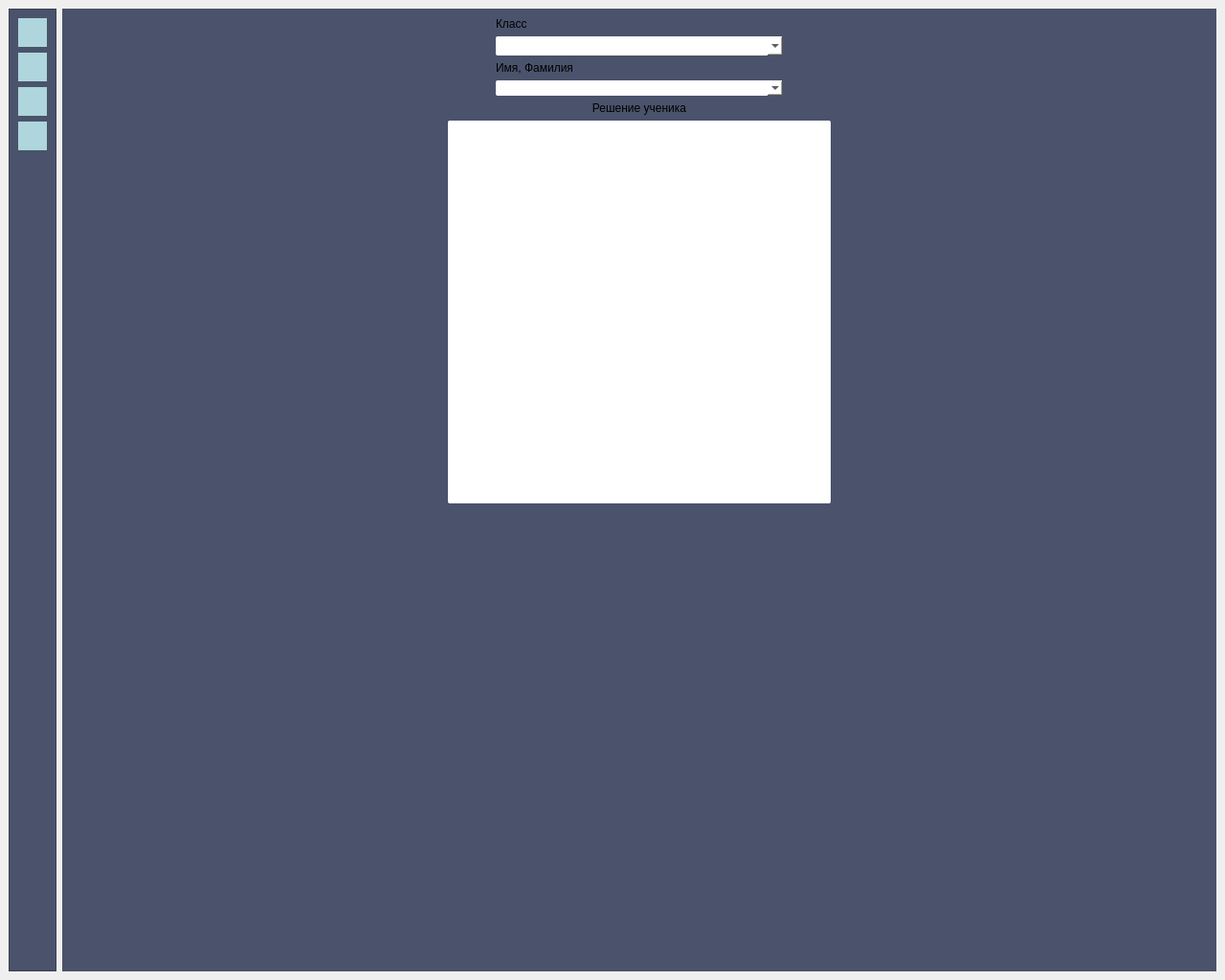
<?xml version="1.0" encoding="UTF-8"?>
<ui version="4.0">
 <class>MainWindow</class>
 <widget class="QMainWindow" name="MainWindow">
  <property name="geometry">
   <rect>
    <x>0</x>
    <y>0</y>
    <width>1280</width>
    <height>1024</height>
   </rect>
  </property>
  <property name="windowTitle">
   <string>MainWindow</string>
  </property>
  <widget class="QWidget" name="centralwidget">
   <layout class="QHBoxLayout" name="horizontalLayout">
    <item>
     <widget class="QFrame" name="frame">
      <property name="minimumSize">
       <size>
        <width>50</width>
        <height>0</height>
       </size>
      </property>
      <property name="maximumSize">
       <size>
        <width>50</width>
        <height>16777215</height>
       </size>
      </property>
      <property name="styleSheet">
       <string notr="true">background-color: #4a536b;</string>
      </property>
      <property name="frameShape">
       <enum>QFrame::StyledPanel</enum>
      </property>
      <property name="frameShadow">
       <enum>QFrame::Raised</enum>
      </property>
      <layout class="QVBoxLayout" name="verticalLayout">
       <item>
        <widget class="QPushButton" name="pushButton">
         <property name="minimumSize">
          <size>
           <width>30</width>
           <height>30</height>
          </size>
         </property>
         <property name="maximumSize">
          <size>
           <width>30</width>
           <height>30</height>
          </size>
         </property>
         <property name="styleSheet">
          <string notr="true">background-color: #aed6dc;
border: 0px;</string>
         </property>
         <property name="text">
          <string/>
         </property>
        </widget>
       </item>
       <item>
        <widget class="QPushButton" name="pushButton_2">
         <property name="minimumSize">
          <size>
           <width>30</width>
           <height>30</height>
          </size>
         </property>
         <property name="maximumSize">
          <size>
           <width>30</width>
           <height>30</height>
          </size>
         </property>
         <property name="styleSheet">
          <string notr="true">background-color: #aed6dc;
border: 0px;</string>
         </property>
         <property name="text">
          <string/>
         </property>
        </widget>
       </item>
       <item>
        <widget class="QPushButton" name="pushButton_3">
         <property name="minimumSize">
          <size>
           <width>30</width>
           <height>30</height>
          </size>
         </property>
         <property name="maximumSize">
          <size>
           <width>30</width>
           <height>30</height>
          </size>
         </property>
         <property name="styleSheet">
          <string notr="true">background-color: #aed6dc;
border: 0px;</string>
         </property>
         <property name="text">
          <string/>
         </property>
        </widget>
       </item>
       <item>
        <widget class="QPushButton" name="pushButton_4">
         <property name="minimumSize">
          <size>
           <width>30</width>
           <height>30</height>
          </size>
         </property>
         <property name="maximumSize">
          <size>
           <width>30</width>
           <height>30</height>
          </size>
         </property>
         <property name="styleSheet">
          <string notr="true">background-color: #aed6dc;
border: 0px;</string>
         </property>
         <property name="text">
          <string/>
         </property>
        </widget>
       </item>
       <item>
        <spacer name="verticalSpacer">
         <property name="orientation">
          <enum>Qt::Vertical</enum>
         </property>
         <property name="sizeHint" stdset="0">
          <size>
           <width>20</width>
           <height>40</height>
          </size>
         </property>
        </spacer>
       </item>
      </layout>
     </widget>
    </item>
    <item>
     <widget class="QFrame" name="gridFrame">
      <property name="styleSheet">
       <string notr="true">background-color: #4a536b;</string>
      </property>
      <layout class="QGridLayout" name="gridLayout">
       <item row="4" column="0">
        <layout class="QGridLayout" name="gridLayout_2">
         <item row="3" column="0">
          <widget class="QComboBox" name="comboBox_2">
           <property name="styleSheet">
            <string notr="true">border: 0px;
background: #fff;
border-radius: 2px;</string>
           </property>
          </widget>
         </item>
         <item row="2" column="0">
          <widget class="QLabel" name="label_2">
           <property name="text">
            <string>Имя, Фамилия</string>
           </property>
          </widget>
         </item>
         <item row="1" column="0">
          <widget class="QComboBox" name="comboBox">
           <property name="minimumSize">
            <size>
             <width>300</width>
             <height>20</height>
            </size>
           </property>
           <property name="maximumSize">
            <size>
             <width>300</width>
             <height>20</height>
            </size>
           </property>
           <property name="styleSheet">
            <string notr="true">border: 0px;
background: #fff;
border-radius: 2px;</string>
           </property>
          </widget>
         </item>
         <item row="0" column="0">
          <widget class="QLabel" name="label">
           <property name="text">
            <string>Класс</string>
           </property>
          </widget>
         </item>
        </layout>
       </item>
       <item row="7" column="0">
        <spacer name="verticalSpacer_2">
         <property name="orientation">
          <enum>Qt::Vertical</enum>
         </property>
         <property name="sizeHint" stdset="0">
          <size>
           <width>20</width>
           <height>40</height>
          </size>
         </property>
        </spacer>
       </item>
       <item row="5" column="0">
        <widget class="QLabel" name="label_3">
         <property name="text">
          <string>&lt;html&gt;&lt;head/&gt;&lt;body&gt;&lt;p align=&quot;center&quot;&gt;Решение ученика&lt;/p&gt;&lt;/body&gt;&lt;/html&gt;</string>
         </property>
        </widget>
       </item>
       <item row="6" column="0">
        <widget class="QTextBrowser" name="textBrowser">
         <property name="minimumSize">
          <size>
           <width>400</width>
           <height>400</height>
          </size>
         </property>
         <property name="maximumSize">
          <size>
           <width>400</width>
           <height>400</height>
          </size>
         </property>
         <property name="styleSheet">
          <string notr="true">border: 0px;
background: #fff;
border-radius: 2px;</string>
         </property>
        </widget>
       </item>
      </layout>
     </widget>
    </item>
   </layout>
  </widget>
 </widget>
 <resources/>
 <connections/>
</ui>
